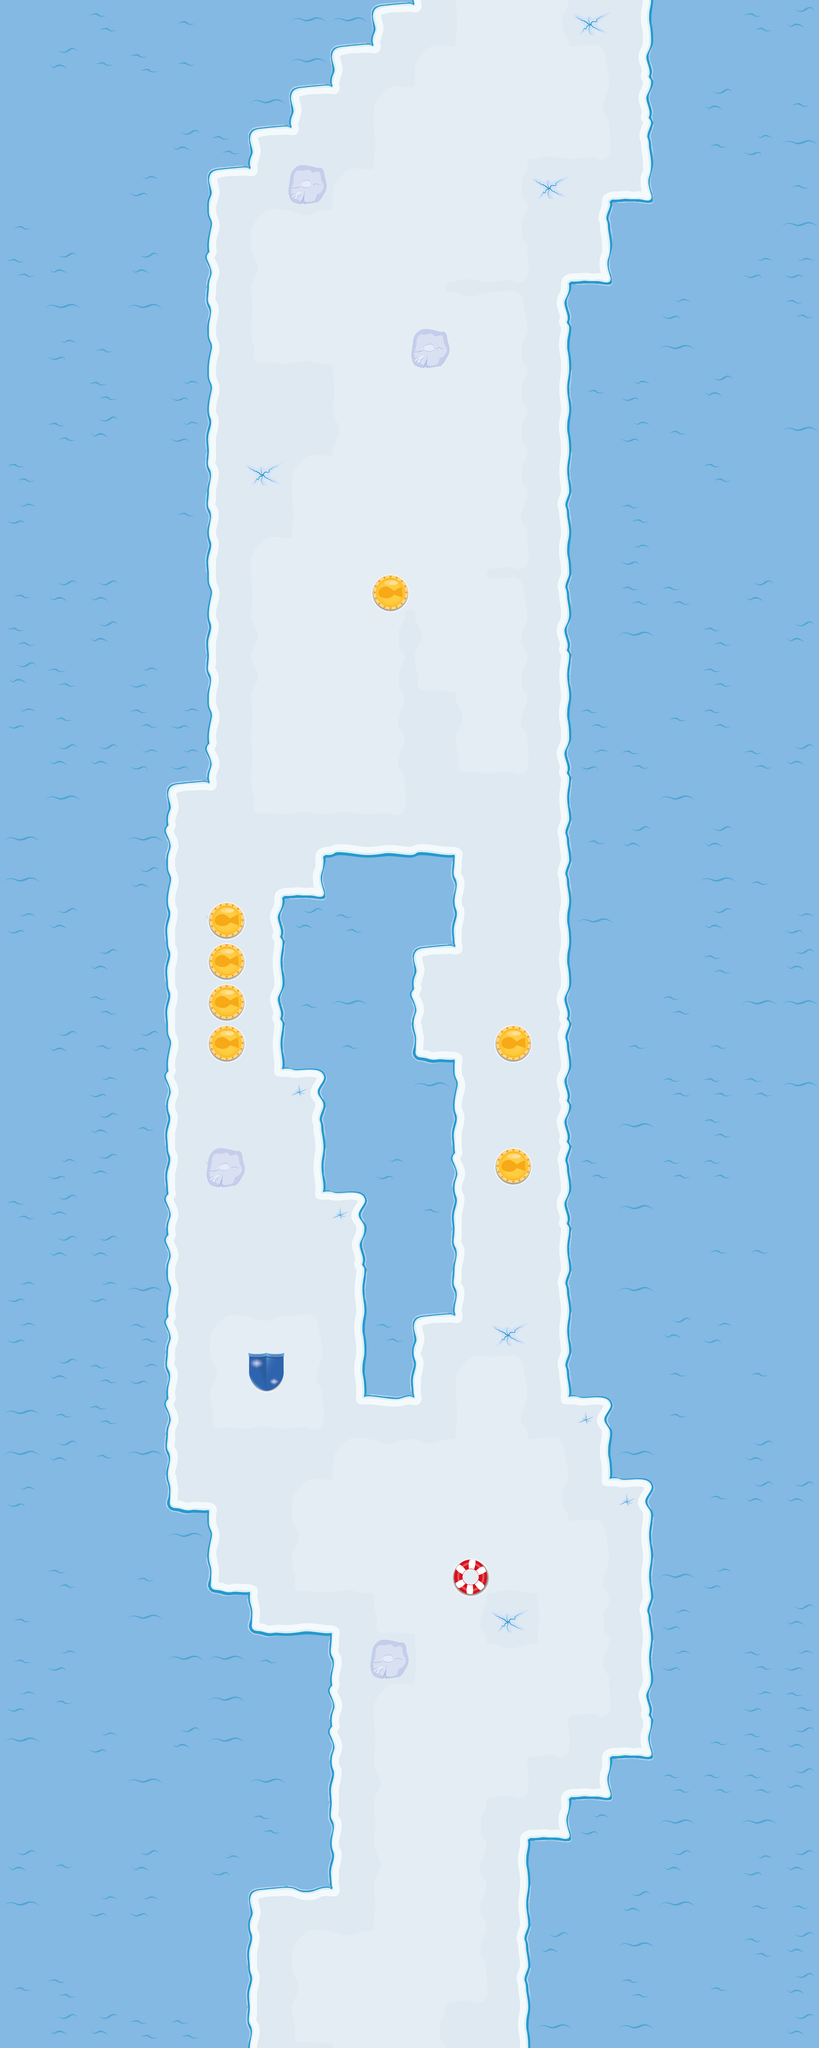

The image is a tile-based game level rendered from a .tmx file. Its description and source (layers, tilesets, objects; grid data summarised) follow:
An orthogonal 20x50 tile map with 160x160 px tiles, 3 tile layers (Floor, PickUps, Obstacles).

<map version="1.0" orientation="orthogonal" renderorder="right-down" width="20" height="50" tilewidth="160" tileheight="160" nextobjectid="8">
 <tileset firstgid="1" name="Map v2" tilewidth="160" tileheight="160" tilecount="100" columns="10">
  <image source="Map v2.gif" width="1600" height="1600" />
  <terraintypes>
   <terrain name="Wasser" tile="14" />
   <terrain name="Ice" tile="6" />
   <terrain name="Snow" tile="59" />
   <terrain name="Shield" tile="70" />
   <terrain name="Ring" tile="71" />
   <terrain name="Iceberg" tile="72" />
   <terrain name="Coin" tile="73" />
  </terraintypes>
  <tile id="0" terrain="1,1,1,0" />
  <tile id="1" terrain="1,1,0,0" />
  <tile id="2" terrain="1,1,0,0" />
  <tile id="3" terrain="1,1,0,0" />
  <tile id="4" terrain="1,1,0,0" />
  <tile id="5" terrain="1,1,0,1" />
  <tile id="6" terrain="1,1,1,1" />
  <tile id="10" terrain="1,0,1,0" />
  <tile id="11" terrain="0,0,0,0" />
  <tile id="12" terrain="0,0,0,0" />
  <tile id="13" terrain="0,0,0,0" />
  <tile id="14" terrain="0,0,0,0" />
  <tile id="15" terrain="0,1,0,1" />
  <tile id="16" terrain="1,1,1,1" />
  <tile id="20" terrain="1,0,1,0" />
  <tile id="21" terrain="0,0,0,0" />
  <tile id="22" terrain="0,0,0,1" />
  <tile id="23" terrain="0,0,1,0" />
  <tile id="24" terrain="0,0,0,0" />
  <tile id="25" terrain="0,1,0,1" />
  <tile id="26" terrain="1,1,1,1" />
  <tile id="30" terrain="1,0,1,0" />
  <tile id="31" terrain="0,0,0,0" />
  <tile id="32" terrain="0,1,0,0" />
  <tile id="33" terrain="1,0,0,0" />
  <tile id="34" terrain="0,0,0,0" />
  <tile id="35" terrain="0,1,0,1" />
  <tile id="36" terrain="1,1,1,1" />
  <tile id="40" terrain="1,0,1,0" />
  <tile id="41" terrain="0,0,0,0" />
  <tile id="42" terrain="0,0,0,0" />
  <tile id="43" terrain="0,0,0,0" />
  <tile id="44" terrain="0,0,0,0" />
  <tile id="45" terrain="0,1,0,1" />
  <tile id="50" terrain="1,0,1,1" />
  <tile id="51" terrain="0,0,1,1" />
  <tile id="52" terrain="0,0,1,1" />
  <tile id="53" terrain="0,0,1,1" />
  <tile id="54" terrain="0,0,1,1" />
  <tile id="55" terrain="0,1,1,1" />
  <tile id="59" terrain="2,2,2,2" />
  <tile id="66" terrain="2,2,2,1" />
  <tile id="67" terrain="2,2,1,1" />
  <tile id="68" terrain="2,2,1,1" />
  <tile id="69" terrain="2,2,1,2" />
  <tile id="70" terrain="3,3,3,3" />
  <tile id="71" terrain="4,4,4,4" />
  <tile id="72" terrain="5,5,5,5" />
  <tile id="73" terrain="6,6,6,6" />
  <tile id="76" terrain="2,1,2,1" />
  <tile id="77" terrain="1,1,1,2" />
  <tile id="78" terrain="1,1,2,1" />
  <tile id="79" terrain="1,2,1,2" />
  <tile id="86" terrain="2,1,2,1" />
  <tile id="87" terrain="1,2,1,1" />
  <tile id="88" terrain="2,1,1,1" />
  <tile id="89" terrain="1,2,1,2" />
  <tile id="96" terrain="2,1,2,2" />
  <tile id="97" terrain="1,1,2,2" />
  <tile id="98" terrain="1,1,2,2" />
  <tile id="99" terrain="1,2,2,2" />
 </tileset>
 <layer name="Floor" width="20" height="50">
  <data>[1000 cells, 1000 non-empty, 65 distinct tile ids]</data>
 </layer>
 <layer name="PickUps" width="20" height="50">
  <data>[1000 cells, 9 non-empty, 3 distinct tile ids]</data>
 </layer>
 <layer name="Obstacles" width="20" height="50">
  <data>[1000 cells, 4 non-empty, 1 distinct tile ids]</data>
 </layer>
</map>
